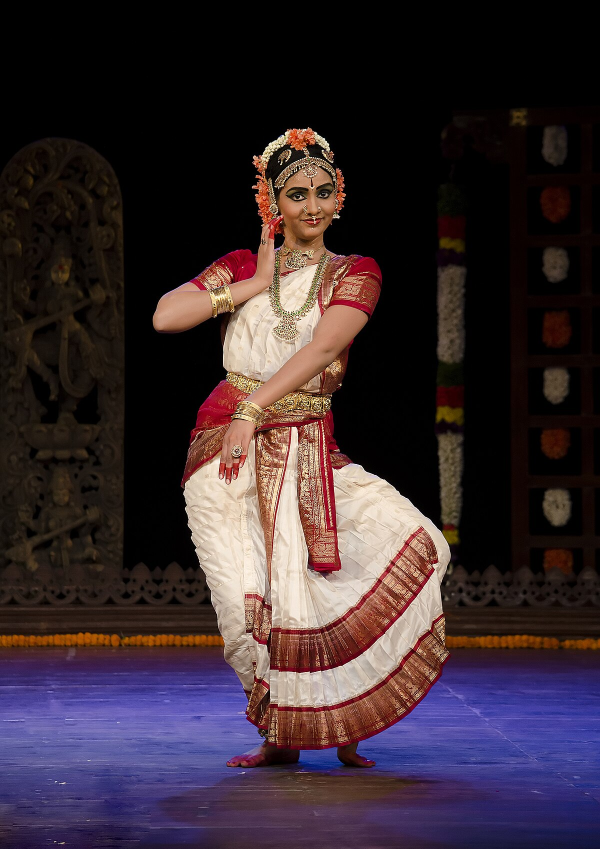
%> input picture Hybrid_JPEG_Compression/collection/Kuchipudi.jpg, 1200 x 1698 px (shown at 1/2 size); its folder holds only this picture in this run
$ octave main_compression.m   (GNU Octave 9; MATLAB toolbox functions it lacks are replaced by stand-ins)
%> lines starting %> are read from the running program, lines starting %| are printed output that depends on the picture
### Hybrid_JPEG_Compression/feature_prediction_structure.m

function mst = feature_prediction_structure(imageSet)
    % Input: imageSet - cell array of images
    % Output: mst - Minimum Spanning Tree (MST) based on feature distances

    numImages = numel(imageSet); % no.of images in a set
%> numImages = 1
    pairwiseDistances = inf(numImages); % Initialize distance matrix
%> pairwiseDistances = Inf
    validEdges = false; % Track if we found valid matches

    targetSize = [256, 256];  % Standardized image size
    threshold = 10; % Adjust threshold for feature matching

    % Step 1: Preprocess Images and Extract SIFT Features
    keypoints = cell(1, numImages); %In an image of a face, keypoints could be the eyes, nose, mouth, and edges of facial features.
%> keypoints = {[]}
    descriptors = cell(1, numImages); %A descriptor is a numerical representation (vector) that describes the appearance of a keypoint.
%> descriptors = {[]}

    for i = 1:numImages
        if size(imageSet{i}, 3) == 3
            imageSet{i} = rgb2gray(imageSet{i}); % Convert to grayscale
        end
        imageSet{i} = imresize(imageSet{i}, targetSize); % Resize to target size

        % 🔹 Extract SIFT features
        keypoints{i} = detectSIFTFeatures(imageSet{i});%Detects keypoints in the image.
        [descriptors{i}, keypoints{i}] = extractFeatures(imageSet{i}, keypoints{i});%Extracts descriptors from keypoints.

        % 🔥 Debug: Show detected SIFT keypoints
        figure;
        imshow(imageSet{i});
        hold on;
        plot(keypoints{i}.selectStrongest(100), 'showOrientation', true);%Displays the image with 100 strongest SIFT keypoints marked.
        title(sprintf('SIFT Keypoints - Image %d', i));
        hold off; % Stops further additions to this figure
    end
%> this loop made 1 pass
%> pass 1, in feature_prediction_structure, `imshow(imageSet{i});`:
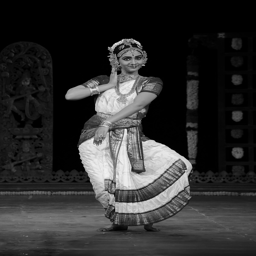
%> displayed picture: size 256x256, on the screen's scale of 0 to 255; min 0, max 248, mean 47.1
%> pass 1, in feature_prediction_structure, `title(sprintf('SIFT Keypoints - Image %d', i));`:
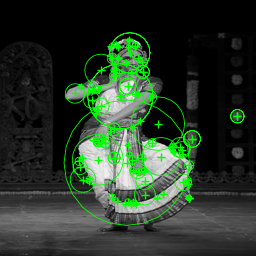
%> figure redrawn from the program's plot data; its title reads 'SIFT Keypoints - Image 1'
%> after the loop, descriptors = 1 item; imageSet = 1 item; keypoints = {328 points; strongest (x, y): (117, 45), (76, 94), (121, 97), (121, 97), (162, 157)}

    % Step 2: Compute Pairwise Distances Using SIFT Matching
    for i = 1:numImages
        for j = i+1:numImages
            if isempty(descriptors{i}) || isempty(descriptors{j})% Iterates over all pairs of images (i, j)
                continue; % Skip if no descriptors found
            end

            % 🔹 Match Features between Image i and j
            indexPairs = matchFeatures(descriptors{i}, descriptors{j});  %i=1, j=2  → Compare Image 1 and 2
            matchCount = size(indexPairs, 1); % Count matches

            %i=1, j=3  → Compare Image 1 and 3
            %i=2, j=3  → Compare Image 2 and 3


            % 🔥 Debug: Print number of matches
            fprintf('Matches between Image %d and Image %d: %d\n', i, j, matchCount);

            % If matches are found, set pairwise distance
            if matchCount > threshold
                %The pairwise distance is calculated as 1 / matchCount (more matches = lower distance).
                pairwiseDistances(i, j) = 1 / matchCount; % Higher matches -> Lower distance
                pairwiseDistances(j, i) = pairwiseDistances(i, j);
                %This line ensures that the distance matrix is symmetric, meaning the distance between
                % Image i and Image j is the same as the distance between Image j and Image i.
                validEdges = true; % At least one valid edge found
            end
        end
    end
%> after the loop, validEdges = false

    % Step 3: Check if MST Can Be Created
    if ~validEdges
        warning('⚠️ All images are completely different. No MST will be generated.');
%> the run ends on the next line
        mst = graph([], []); % Return empty graph
        return;
    end

    % Step 4: Generate MST (Minimum Spanning Tree)
    G = graph(pairwiseDistances);
    mst = minspantree(G);

    % 🔥 Debug: Display MST Structure
    figure;
    plot(mst, 'Layout', 'force');
    %plot(mst, 'Layout', 'circle');  % Arranges nodes in a circle
    %plot(mst, 'Layout', 'layered'); % Best for hierarchical structures
    title('Minimum Spanning Tree (MST) of Image Set');
end

### Hybrid_JPEG_Compression/main_compression.m
% Define folder path where images are stored
imageFolder = 'collection'; % Change this to your folder path

% Load all supported image formats
imageFormats = {'*.jpg', '*.jpeg', '*.png', '*.bmp', '*.tif', '*.tiff'};
imageFiles = [];

for k = 1:length(imageFormats)
    imageFiles = [imageFiles; dir(fullfile(imageFolder, imageFormats{k}))];
end

% Extract image names and load images dynamically
imageNames = {imageFiles.name};
numImages = numel(imageNames);

if numImages == 0
    error('No images found in the folder! Check the folder path and image formats.');
end

% Load images into a cell array
imageSet = cell(1, numImages);
for i = 1:numImages
    imageSet{i} = imread(fullfile(imageFolder, imageNames{i}));
end

disp(['Loaded ', num2str(numImages), ' images from folder: ', imageFolder]);

% Step 1: Feature-Domain Prediction Structure
mst = feature_prediction_structure(imageSet);
